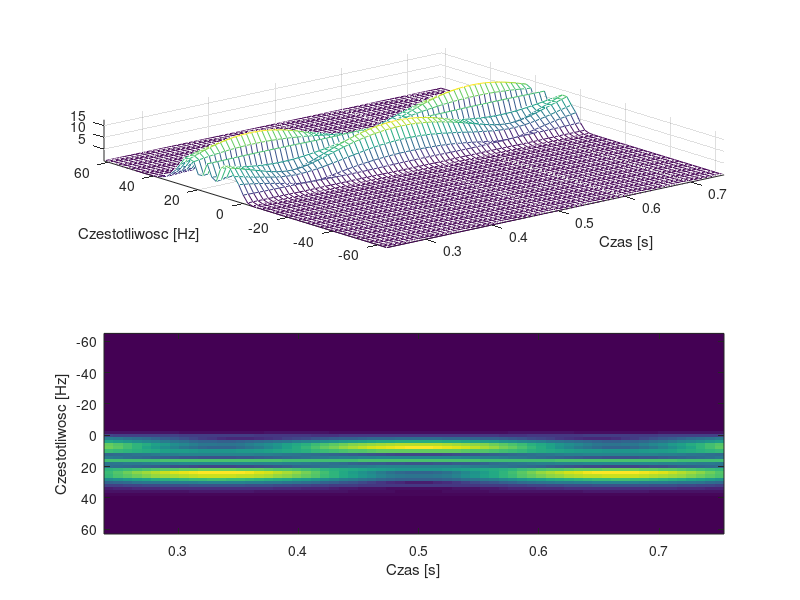

The MATLAB script that drew this image:
%==========================================================================
% Krotkoczasowa transformacja Fouriera
%==========================================================================

clear all;
close all;
clc;


M=32;                       %polowa dlugosci okna 
N=2*M-1;                    %cala dlugosc okna
Nx=128;                     %dlugosc sygnalu testowego

fpr=128;                    %czestotliwosc probkowania
f0=0;
df=32;
dfm=12;
fn=16;
fm=3;
dt=1/fpr;                   %okres trwania probki
n=0:Nx-1;                   %wektor probek
t=n*dt;                     %wektor czasu

x=sin(2*pi*(fn*t+(dfm/(2*pi*fm))*sin(2*pi*fm*t)));
                            %sygnal testowy
%============= analiza TF =================================================
x=hilbert(x);
w=hanning(2*M-1)';
for n=M:Nx-M+1 
    xx=x(n-(M-1):1:n+(M-1));
    xx=xx.*w;
    xx=[xx 0];
    X(:,n-M+1)=fftshift(abs(fft(xx))');
end

t=t(M:Nx-M+1);
f=fpr/(2*M)*(-M:M-1);

subplot(2,1,1)
mesh(t,f,X);
view(-40,70);
axis tight; 
xlabel('Czas [s]');
ylabel('Czestotliwosc [Hz]');

subplot(2,1,2)
imagesc(t,f,X); 
xlabel('Czas [s]'); 
ylabel('Czestotliwosc [Hz]'); 